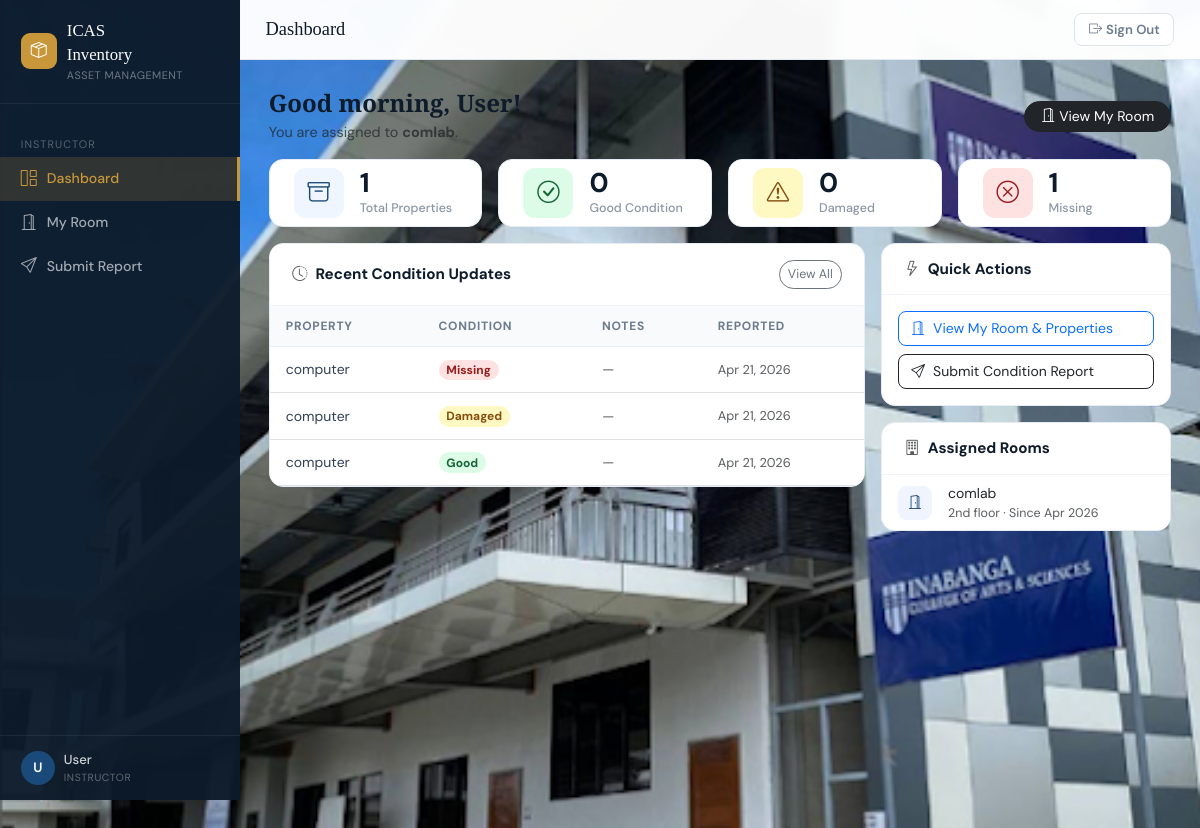
/instructor/dashboard.php (signed in), run on the app's committed database.
### tables this page shows
CREATE TABLE `room_assignments` (
  `id` int(11) NOT NULL,
  `instructor_id` int(11) NOT NULL,
  `room_id` int(11) NOT NULL,
  `assigned_date` date DEFAULT curdate()
);

CREATE TABLE `rooms` (
  `id` int(11) NOT NULL,
  `room_name` varchar(100) NOT NULL,
  `location` varchar(100) DEFAULT NULL,
  `description` text DEFAULT NULL
);

CREATE TABLE `property_conditions` (
  `id` int(11) NOT NULL,
  `property_id` int(11) NOT NULL,
  `instructor_id` int(11) NOT NULL,
  `conditions` enum('good','damaged','missing') NOT NULL,
  `notes` text DEFAULT NULL,
  `reported_at` timestamp NOT NULL DEFAULT current_timestamp()
);

CREATE TABLE `properties` (
  `id` int(11) NOT NULL,
  `room_id` int(11) NOT NULL,
  `property_name` varchar(150) NOT NULL,
  `category` varchar(100) DEFAULT NULL,
  `serial_no` varchar(100) DEFAULT NULL,
  `quantity` int(11) DEFAULT 1,
  `date_acquired` date DEFAULT NULL,
  `remarks` text DEFAULT NULL
);

### instructor/dashboard.php (the view, shortened to what this page needs)
<?php
require_once '../config/db.php';
$user = current_user();
$user_id = $user['id'];
$stmt = $pdo->prepare('
    SELECT ra.id AS assignment_id, r.id AS room_id, r.room_name, r.location, ra.assigned_date
    FROM room_assignments ra
    JOIN rooms r ON r.id = ra.room_id
    WHERE ra.instructor_id = ?
    ORDER BY ra.assigned_date DESC
');
$stmt->execute([$user_id]);
$assigned_rooms = $stmt->fetchAll();
$primary_room = $assigned_rooms[0] ?? null;
$total_properties = 0;
$good_count       = 0;
$damaged_count    = 0;
$missing_count    = 0;
if ($primary_room) {
    $rid = $primary_room['room_id'];
    $s = $pdo->prepare('SELECT COUNT(*) FROM properties WHERE room_id = ?');
    $s->execute([$rid]);
    $total_properties = (int) $s->fetchColumn();
    $s = $pdo->prepare('
        SELECT pc.conditions, COUNT(*) AS cnt
        FROM property_conditions pc
        INNER JOIN (
            SELECT property_id, MAX(reported_at) AS latest
            FROM property_conditions
            WHERE instructor_id = ?
            GROUP BY property_id
        ) latest_only ON pc.property_id = latest_only.property_id
                      AND pc.reported_at = latest_only.latest
        WHERE pc.instructor_id = ?
        GROUP BY pc.conditions
    ');
    $s->execute([$user_id, $user_id]);
    foreach ($s->fetchAll() as $row) {
        if ($row['conditions'] === 'missing') $missing_count = (int)$row['cnt'];
    }
}
$recent_updates = [];
if ($primary_room) {
    $s = $pdo->prepare('
        SELECT pc.conditions, pc.notes, pc.reported_at,
               p.property_name
        FROM property_conditions pc
        JOIN properties p ON p.id = pc.property_id
        WHERE pc.instructor_id = ?
        ORDER BY pc.reported_at DESC
        LIMIT 8
    ');
    $s->execute([$user_id]);
    $recent_updates = $s->fetchAll();
}
require_once '../includes/header.php';
?>
<div class="d-flex align-items-center justify-content-between mb-3 flex-wrap gap-3">
    <div>
        <h4 class="fw-bold mb-1" style="font-family:'Playfair Display',serif;color:var(--brand-navy)">
            Good <?= (date('H') < 12) ? 'morning' : ((date('H') < 17) ? 'afternoon' : 'evening') ?>,
            <?= htmlspecialchars(explode(' ', $user_name)[0]) ?>!
        </h4>
        <p class="text-muted mb-0" style="font-size:.9rem">
            <?= $primary_room
                ? 'You are assigned to <strong>' . htmlspecialchars($primary_room['room_name']) . '</strong>.'
                : 'You have no room assignment yet. Please contact an administrator.' ?>
        </p>
    </div>
    <?php if ($primary_room): ?>
        <a href="my_room.php" class="btn btn-sm btn-dark rounded-pill px-3">
            <i class="bi bi-door-open me-1"></i>View My Room
        </a>
    <?php endif; ?>
</div>
<div class="row g-3 mb-3">
    <div class="col-6 col-md-3">
        <div class="stat-card py-2">
            <div class="stat-icon" style="background:#eff6ff">
                <i class="bi bi-archive" style="color:#1a4a7a"></i>
            </div>
            <div>
                <div class="stat-value"><?= $total_properties ?></div>
                <div class="stat-label">Total Properties</div>
            </div>
        </div>
    </div>
    <div class="col-6 col-md-3">
        <div class="stat-card py-2">
            <div class="stat-icon" style="background:#dcfce7">
                <i class="bi bi-check-circle" style="color:#166534"></i>
            </div>
            <div>
                <div class="stat-value"><?= $good_count ?></div>
                <div class="stat-label">Good Condition</div>
            </div>
        </div>
    </div>
    <div class="col-6 col-md-3">
        <div class="stat-card py-2">
            <div class="stat-icon" style="background:#fef9c3">
                <i class="bi bi-exclamation-triangle" style="color:#854d0e"></i>
            </div>
            <div>
                <div class="stat-value"><?= $damaged_count ?></div>
                <div class="stat-label">Damaged</div>
            </div>
        </div>
    </div>
    <div class="col-6 col-md-3">
        <div class="stat-card py-2">
            <div class="stat-icon" style="background:#fee2e2">
                <i class="bi bi-x-circle" style="color:#991b1b"></i>
            </div>
            <div>
                <div class="stat-value"><?= $missing_count ?></div>
                <div class="stat-label">Missing</div>
            </div>
        </div>
    </div>
</div>
<div class="row g-3">
    <div class="col-lg-8">
        <div class="card-section">
            <div class="card-section-header">
                <h3 class="card-section-title"><i class="bi bi-clock-history me-2 text-muted"></i>Recent Condition Updates</h3>
                <a href="my_room.php" class="btn btn-sm btn-outline-secondary rounded-pill" style="font-size:.78rem">View All</a>
            </div>
            <?php if (empty($recent_updates)): ?>
                <div class="empty-state">
                    <i class="bi bi-clipboard"></i>
                    <p>No condition updates yet.<br>Go to <a href="my_room.php">My Room</a> to start reporting.</p>
                </div>
            <?php else: ?>
                <div class="table-responsive">
                    <table class="table table-hover">
                        <thead>
                            <tr>
                                <th>Property</th>
                                <th>Condition</th>
                                <th>Notes</th>
                                <th>Reported</th>
                            </tr>
                        </thead>
                        <tbody>
                            <?php foreach ($recent_updates as $u): ?>
                                <tr>
                                    <td class="fw-500"><?= htmlspecialchars($u['property_name']) ?></td>
                                    <td>
                                        <?php
                                        $badgeMap = [
                                            'good'    => 'badge-good',
                                            'damaged' => 'badge-damaged',
                                            'missing' => 'badge-missing',
                                        ];
                                        $cls = $badgeMap[$u['conditions']] ?? 'bg-secondary';
                                        ?>
                                        <span class="badge rounded-pill <?= $cls ?>" style="font-size:.75rem">
                                            <?= ucfirst($u['conditions']) ?>
                                        </span>
                                    </td>
                                    <td class="text-muted" style="max-width:200px">
                                        <?= $u['notes'] ? htmlspecialchars(mb_strimwidth($u['notes'], 0, 60, '…')) : '<em class="text-muted">—</em>' ?>
                                    </td>
                                    <td class="text-muted" style="white-space:nowrap;font-size:.8rem">
                                        <?= date('M j, Y', strtotime($u['reported_at'])) ?>
                                    </td>
                                </tr>
                            <?php endforeach; ?>
                        </tbody>
                    </table>
                </div>
            <?php endif; ?>
        </div>
    </div>
    <div class="col-lg-4 d-flex flex-column gap-3">
        <div class="card-section">
            <div class="card-section-header">
                <h3 class="card-section-title"><i class="bi bi-lightning me-2 text-muted"></i>Quick Actions</h3>
            </div>
            <div class="p-3 d-flex flex-column gap-2">
                <a href="my_room.php" class="btn btn-outline-primary rounded-3 text-start" style="font-size:.875rem">
                    <i class="bi bi-door-open me-2"></i>View My Room &amp; Properties
                </a>
                <a href="submit_report.php" class="btn btn-outline-dark rounded-3 text-start position-relative" style="font-size:.875rem">
                    <i class="bi bi-send me-2"></i>Submit Condition Report
                </a>
            </div>
        </div>
        <div class="card-section">
            <div class="card-section-header">
                <h3 class="card-section-title"><i class="bi bi-building me-2 text-muted"></i>Assigned Rooms</h3>
            </div>
            <?php if (empty($assigned_rooms)): ?>
                <div class="empty-state" style="padding:1.5rem">
                    <i class="bi bi-building-slash" style="font-size:1.8rem"></i>
                    <p style="font-size:.83rem">No room assigned yet.</p>
                </div>
            <?php else: ?>
                <ul class="list-group list-group-flush">
                    <?php foreach ($assigned_rooms as $rm): ?>
                        <li class="list-group-item d-flex align-items-center gap-3 py-2" style="font-size:.875rem">
                            <div style="width:34px;height:34px;background:#f0f4ff;border-radius:9px;display:flex;align-items:center;justify-content:center;flex-shrink:0">
                                <i class="bi bi-door-open" style="color:var(--brand-blue)"></i>
                            </div>
                            <div>
                                <div class="fw-600"><?= htmlspecialchars($rm['room_name']) ?></div>
                                <div class="text-muted" style="font-size:.78rem">
                                    <?= htmlspecialchars($rm['location'] ?? '—') ?>
                                    · Since <?= date('M Y', strtotime($rm['assigned_date'])) ?>
                                </div>
                            </div>
                        </li>
                    <?php endforeach; ?>
                </ul>
            <?php endif; ?>
        </div>
    </div>
</div>
<?php require_once '../includes/footer.php'; ?>

### includes/header.php (style rules this page uses)
:root { --brand-navy: #0d1b2a; --brand-blue: #1a4a7a; --brand-gold: #c8973a; --sidebar-w: 240px; --topbar-h: 60px; }
body { font-family: 'DM Sans', sans-serif; min-height: 100vh; background-image: url('../assets/images/icas_school_background.jpg'); background-size: cover; background-position: center center; background-repeat: no-repeat; background-attachment: fixed; }
.stat-card { background: #fff; border-radius: 14px; padding: 1.3rem 1.5rem; border: 1px solid #e8edf5; display: flex; align-items: center; gap: 1rem; }
.stat-icon { width: 50px; height: 50px; border-radius: 12px; display: flex; align-items: center; justify-content: center; font-size: 1.4rem; flex-shrink: 0; }
.stat-value { font-size: 1.7rem; font-weight: 700; color: var(--brand-navy); line-height: 1; }
.stat-label { font-size: .78rem; color: #8a95a5; margin-top: 3px; font-weight: 500; }
.card-section { background: #fff; border-radius: 14px; border: 1px solid #e8edf5; overflow: hidden; }
.card-section-header { padding: 1rem 1.4rem; border-bottom: 1px solid #f0f4fa; display: flex; align-items: center; justify-content: space-between; }
.card-section-title { font-weight: 700; font-size: .95rem; color: var(--brand-navy); margin: 0; }
.table { margin: 0; font-size: .875rem; }
.table thead th { background: #f8fafc; color: #6b7a8d; font-size: .75rem; font-weight: 700; letter-spacing: .06em; text-transform: uppercase; border-bottom: 1px solid #e8edf5; padding: .7rem 1rem; }
.table tbody td { padding: .75rem 1rem; vertical-align: middle; color: #334155; }
.badge-good { background:#dcfce7; color:#166534; }
.badge-damaged { background:#fef9c3; color:#854d0e; }
.badge-missing { background:#fee2e2; color:#991b1b; }

### data on the page
room_assignments: room.room_name "comlab", room.location "2nd floor", assigned_date "Apr 2026"
property_conditions: property.property_name "computer", conditions "Missing", reported_at "Apr 21, 2026"
property_conditions: property.property_name "computer", conditions "Damaged", reported_at "Apr 21, 2026"
property_conditions: property.property_name "computer", conditions "Good", reported_at "Apr 21, 2026"

### other printed values
substr($user_name, 0, 1) "U"
$user_name "User"
$user_role "INSTRUCTOR"
$page_title "Dashboard"
explode(' ', $user_name)[0] "User"
$total_properties "1"
$good_count "0"
$damaged_count "0"
$missing_count "1"
